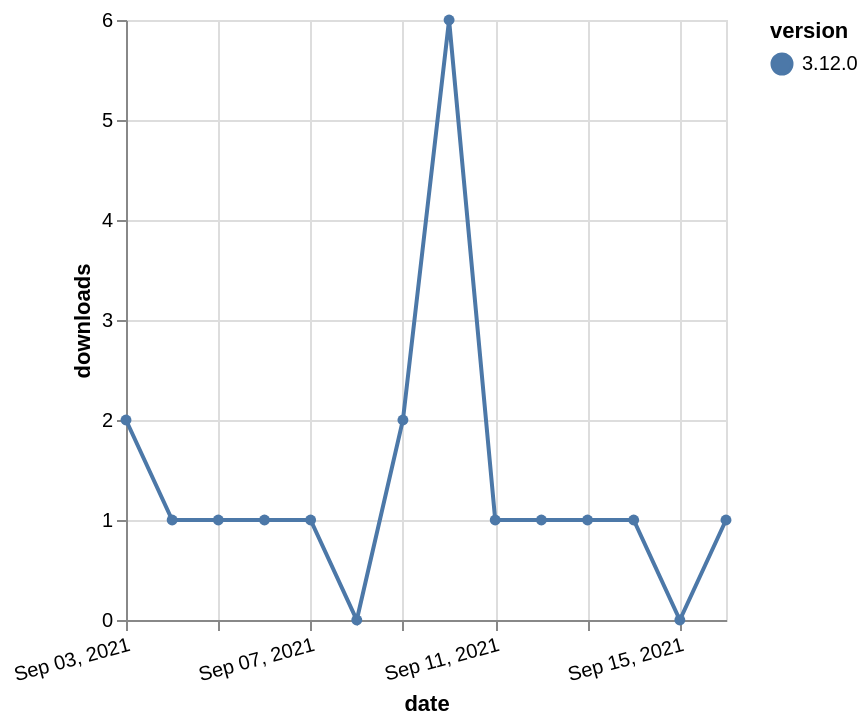

Vega-Lite specification stored for this chart:
### Vega-Lite specification from a JSON file in a GitHub repository (floating-point values rounded to 4 significant figures)
{"$schema": "https://vega.github.io/schema/vega-lite/v5.json", "description": "A simple bar chart with embedded data.", "data": {"values": [{"date": "2021-09-03", "total": 659, "delta": 2, "version": "3.12.0"}, {"date": "2021-09-04", "total": 660, "delta": 1, "version": "3.12.0"}, {"date": "2021-09-05", "total": 661, "delta": 1, "version": "3.12.0"}, {"date": "2021-09-06", "total": 662, "delta": 1, "version": "3.12.0"}, {"date": "2021-09-07", "total": 663, "delta": 1, "version": "3.12.0"}, {"date": "2021-09-08", "total": 663, "delta": 0, "version": "3.12.0"}, {"date": "2021-09-09", "total": 665, "delta": 2, "version": "3.12.0"}, {"date": "2021-09-10", "total": 671, "delta": 6, "version": "3.12.0"}, {"date": "2021-09-11", "total": 672, "delta": 1, "version": "3.12.0"}, {"date": "2021-09-12", "total": 673, "delta": 1, "version": "3.12.0"}, {"date": "2021-09-13", "total": 674, "delta": 1, "version": "3.12.0"}, {"date": "2021-09-14", "total": 675, "delta": 1, "version": "3.12.0"}, {"date": "2021-09-15", "total": 675, "delta": 0, "version": "3.12.0"}, {"date": "2021-09-16", "total": 676, "delta": 1, "version": "3.12.0"}]}, "width": "container", "mark": {"type": "line", "point": {"filled": true}}, "encoding": {"x": {"field": "date", "type": "temporal", "timeUnit": "yearmonthdate", "title": "date", "axis": {"labelAngle": -15}}, "y": {"field": "delta", "type": "quantitative", "title": "downloads"}, "color": {"field": "version", "type": "nominal"}, "tooltip": {"field": "delta"}}}
